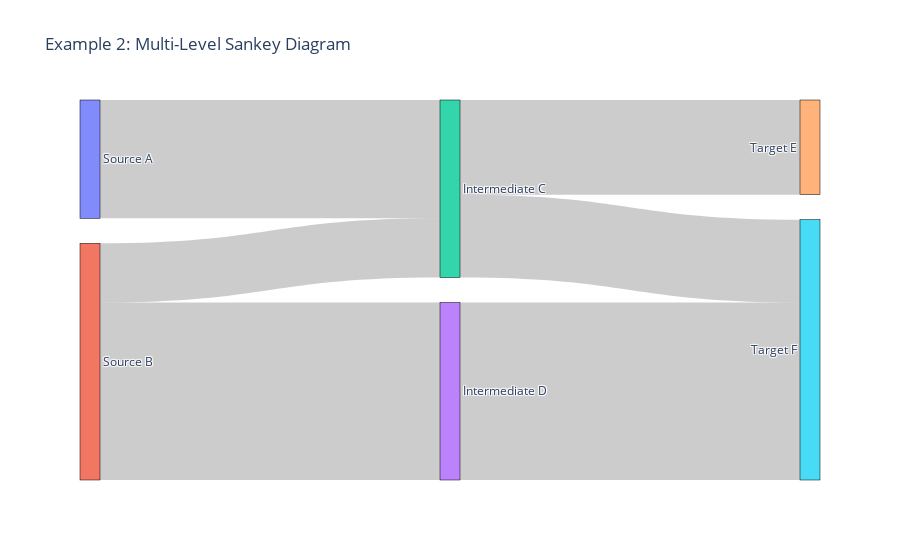

The cell this chart's notebook holds for it:
### Code cell
create_multilevel_sankey()

### Figure 1 — Plotly figure (JSON) as saved in the notebook; plotly's stock layout.template omitted (floating-point values rounded to 4 significant figures)
{"data": [{"link": {"source": [0, 1, 1, 2, 2, 3], "target": [2, 2, 3, 4, 5, 5], "value": [10, 5, 15, 8, 7, 15]}, "node": {"label": ["Source A", "Source B", "Intermediate C", "Intermediate D", "Target E", "Target F"], "line": {"color": "black", "width": 0.5}, "pad": 25, "thickness": 20}, "type": "sankey"}], "layout": {"font": {"size": 12}, "title": {"text": "Example 2: Multi-Level Sankey Diagram"}}}
